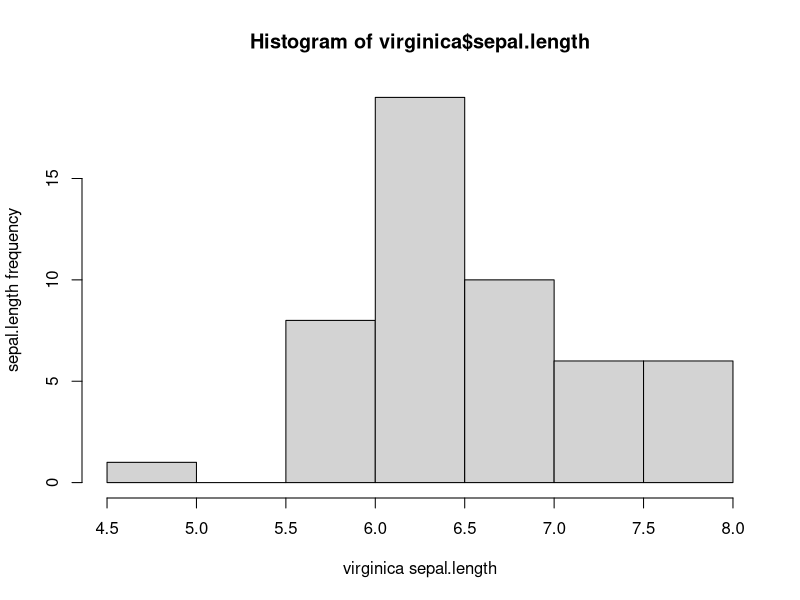
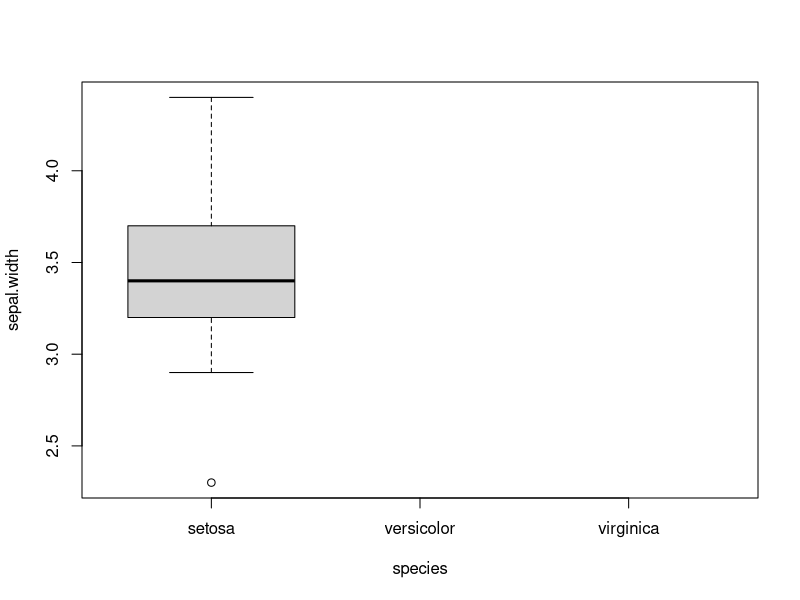
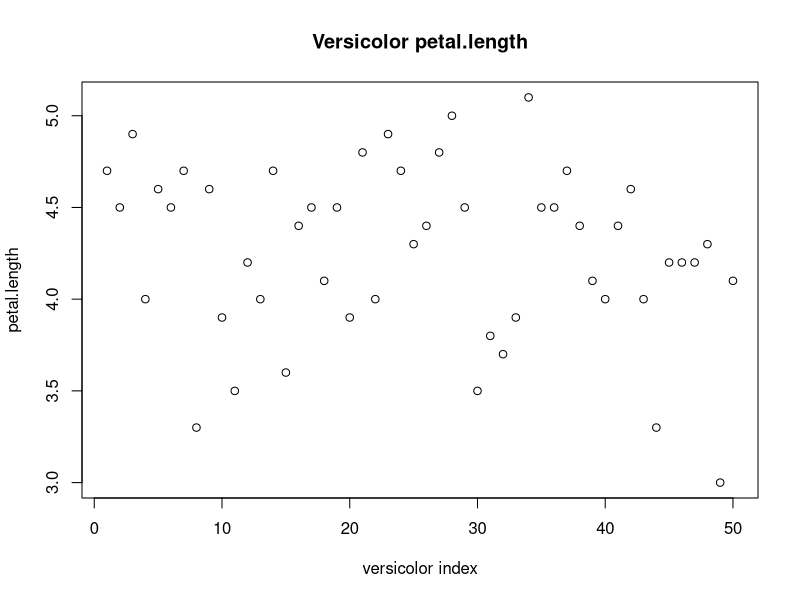
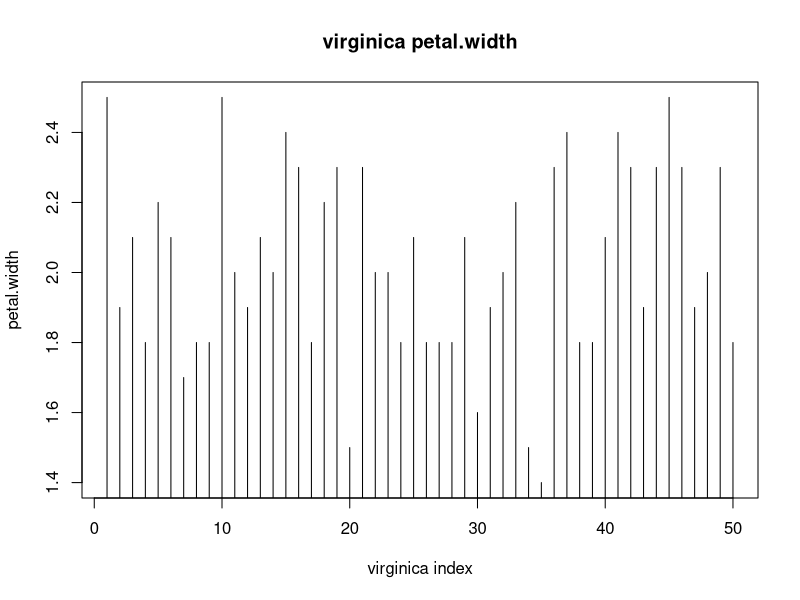
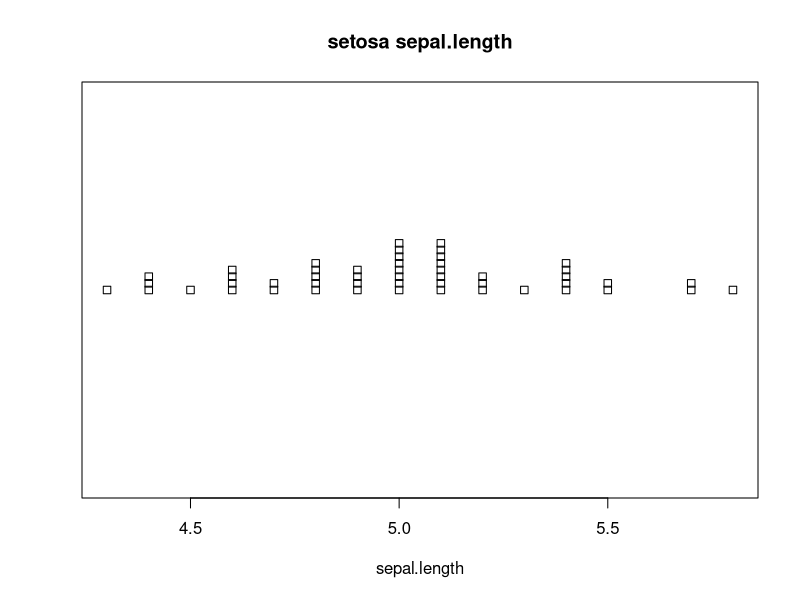
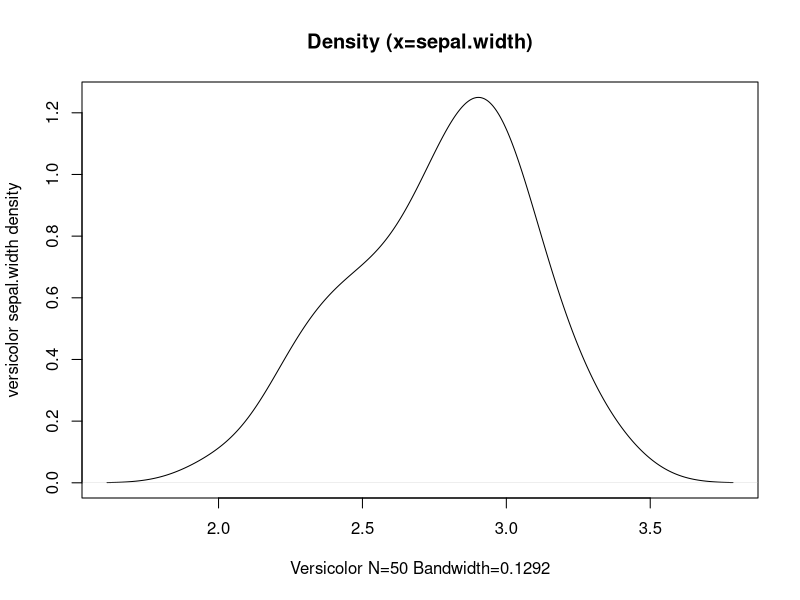
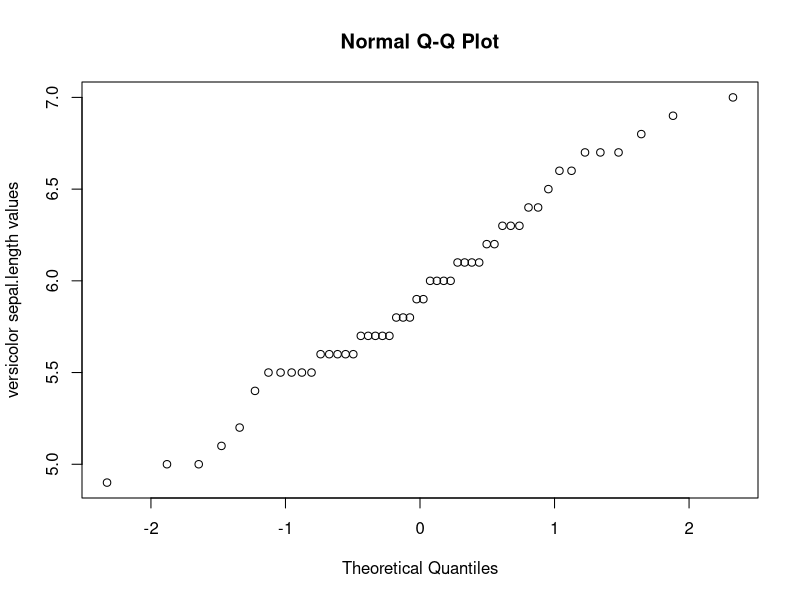
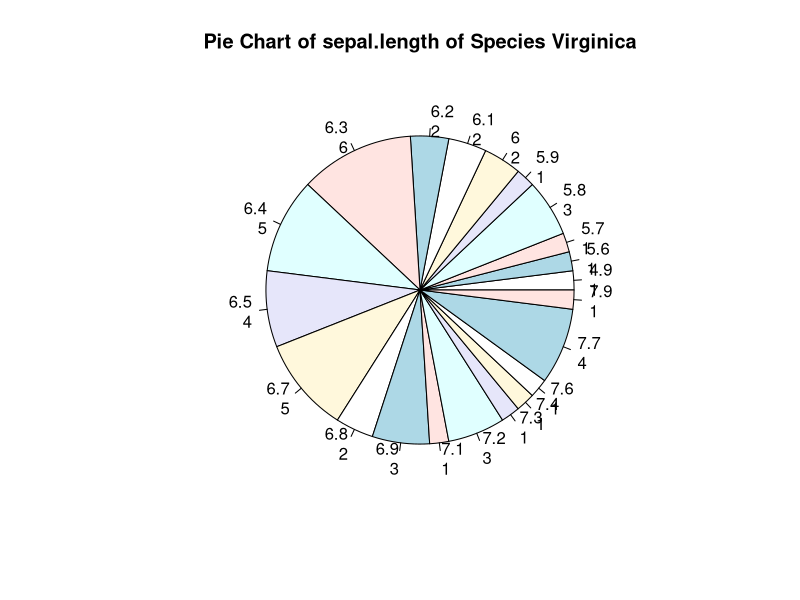

These figures' R source, in order: (Note: this script raises an error after producing the figures.)
#starting : accessding the datasets packages in the library
#then accessing the data if the iris dataset
library(datasets)
data("iris")
#printing the irirs data
summary(iris)
install.packages("dplyr")
names(iris) <- tolower(names(iris))
library(dplyr)
#starting the grpahing
#differentiating the iris table and its data via species type
#VIRGINICA
virginica<-filter(iris,species == "virginica")
head(virginica)
#SETOSA
setosa<-filter(iris,species=="setosa")
head(setosa)
#VERSICOLOR
versicolor<-filter(iris,species=="versicolor")
head(versicolor)
#Histogram
hist(virginica$sepal.length,xlab = "virginica sepal.length",ylab = "sepal.length frequency")
#Boxplot
boxplot(sepal.width~species, data=setosa, xlab = "species", ylab = "sepal.width")
#Univariate Scatter plot
attach(versicolor)
plot(petal.length,xlab = "versicolor index", main = "Versicolor petal.length")
#Y zero high density plot
attach(virginica)
plot(petal.width, type = "h",xlab = "virginica index", main = "virginica petal.width")
#strip chart
attach(setosa)
stripchart(sepal.length, method = "stack",xlab = "sepal.length" ,main="setosa sepal.length")
#density plot
attach(versicolor)
sl_density<-density(sepal.width)
plot(sl_density,ylab = "versicolor sepal.width density",main = "Density (x=sepal.width)", xlab = "Versicolor N=50 Bandwidth=0.1292")
#normal q-q plot
qqnorm(sepal.length, ylab = "versicolor sepal.length values")
#pie chart
mytable<-table(virginica$sepal.length)
lbls<-paste(names(mytable),"\n",mytable,sep = "")
pie(mytable, labels = lbls,
    main="Pie Chart of sepal.length of Species Virginica")
#glyph approach - circles
attach(virginica)
M<-cor(iris[,-c(5:10)])
corrplot(M,main="\n\n\n\n\n\n\n\n\nvirginica")
#glyph approach - ellipse
attach(setosa)
M<-cor(iris[,-c(5:10)])
corrplot(M,method = "ellipse",main="\n\n\n\n\n\n\n\n\nsetosa")
#Histogram
attach(setosa)
hist(setosa$sepal.length,xlab = "setosa sepal.length",ylab = "sepal.length frequency", main = "setosa sepal.length")
